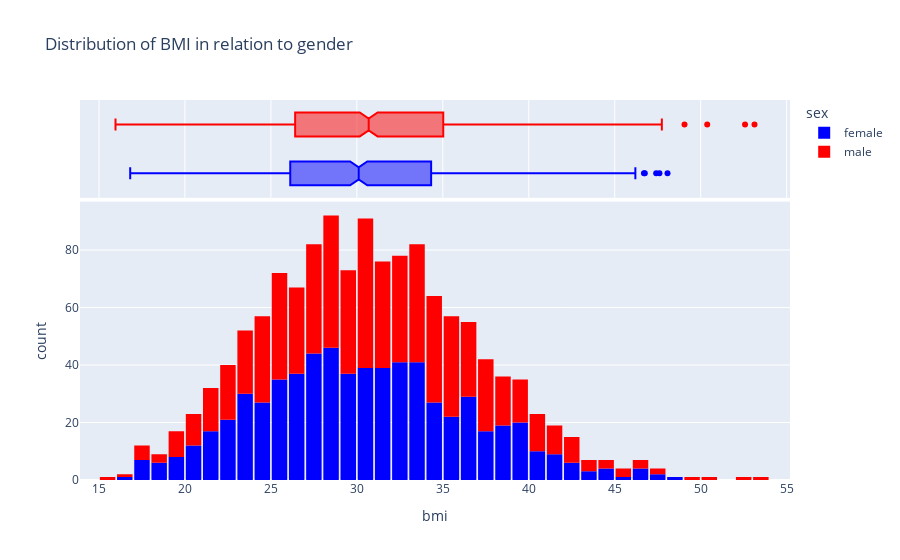

The notebook cell this image was saved under:
### Code cell
fig = px.histogram(
    df,
    x ='bmi',
    marginal='box',
    color='sex',
    color_discrete_sequence=['blue', 'red'],
    title='Distribution of BMI in relation to gender'
)
fig.update_layout(bargap=0.1)
fig.show()

### Figure 1 — Plotly figure (JSON) as saved in the notebook; plotly's stock layout.template omitted (floating-point values rounded to 4 significant figures; data arrays with more than 128 entries replaced by an {"elided": "..."} marker saying what was removed)
{"data": [{"alignmentgroup": "True", "bingroup": "x", "hovertemplate": "sex=female<br>bmi=%{x}<br>count=%{y}<extra></extra>", "legendgroup": "female", "marker": {"color": "blue", "pattern": {"shape": ""}}, "name": "female", "offsetgroup": "female", "orientation": "v", "showlegend": true, "type": "histogram", "x": {"elided": "662 float values"}, "xaxis": "x", "yaxis": "y"}, {"alignmentgroup": "True", "hovertemplate": "sex=female<br>bmi=%{x}<extra></extra>", "legendgroup": "female", "marker": {"color": "blue"}, "name": "female", "notched": true, "offsetgroup": "female", "showlegend": false, "type": "box", "x": {"elided": "662 float values"}, "xaxis": "x2", "yaxis": "y2"}, {"alignmentgroup": "True", "bingroup": "x", "hovertemplate": "sex=male<br>bmi=%{x}<br>count=%{y}<extra></extra>", "legendgroup": "male", "marker": {"color": "red", "pattern": {"shape": ""}}, "name": "male", "offsetgroup": "male", "orientation": "v", "showlegend": true, "type": "histogram", "x": {"elided": "676 float values"}, "xaxis": "x", "yaxis": "y"}, {"alignmentgroup": "True", "hovertemplate": "sex=male<br>bmi=%{x}<extra></extra>", "legendgroup": "male", "marker": {"color": "red"}, "name": "male", "notched": true, "offsetgroup": "male", "showlegend": false, "type": "box", "x": {"elided": "676 float values"}, "xaxis": "x2", "yaxis": "y2"}], "layout": {"bargap": 0.1, "barmode": "relative", "legend": {"title": {"text": "sex"}, "tracegroupgap": 0}, "title": {"text": "Distribution of BMI in relation to gender"}, "xaxis": {"anchor": "y", "domain": [0, 1], "title": {"text": "bmi"}}, "xaxis2": {"anchor": "y2", "domain": [0, 1], "matches": "x", "showgrid": true, "showticklabels": false}, "yaxis": {"anchor": "x", "domain": [0, 0.7326], "title": {"text": "count"}}, "yaxis2": {"anchor": "x2", "domain": [0.7426, 1], "matches": "y2", "showgrid": false, "showline": false, "showticklabels": false, "ticks": ""}}}
